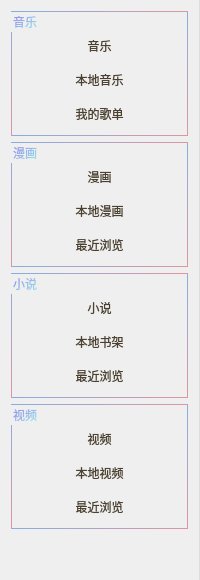
               <widget class="QFrame" name="frame_middle_left">
                <property name="sizePolicy">
                 <sizepolicy hsizetype="Preferred" vsizetype="Expanding">
                  <horstretch>0</horstretch>
                  <verstretch>0</verstretch>
                 </sizepolicy>
                </property>
                <property name="minimumSize">
                 <size>
                  <width>200</width>
                  <height>0</height>
                 </size>
                </property>
                <property name="maximumSize">
                 <size>
                  <width>16777215</width>
                  <height>16777215</height>
                 </size>
                </property>
                <property name="mouseTracking">
                 <bool>true</bool>
                </property>
                <property name="contextMenuPolicy">
                 <enum>Qt::DefaultContextMenu</enum>
                </property>
                <property name="styleSheet">
                 <string notr="true">QFrame{
position:fixed;
border:0;
border-right: 1px solid rgb(221, 221, 221); 
top:0;
}

QPushButton{
	border:none;
	border-radius:10px;
	color: qlineargradient(spread:pad, x1:0, y1:0, x2:1, y2:1, stop:0 rgba(0, 0, 0, 255), stop:1 rgba(75, 65, 49, 255));
	font: 10pt &quot;本墨字语&quot;;
	text-align :center;
}
QPushButton:hover{  
	color: qlineargradient(spread:pad, x1:0, y1:0, x2:1, y2:1, stop:0 rgba(214, 87, 255, 255), stop:0.852273 rgba(27, 130, 255, 255));

	padding-bottom:3px; 
}
QPushButton:focus {
	color: qlineargradient(spread:pad, x1:0, y1:0, x2:1, y2:1, stop:0.369318 rgba(136, 147, 255, 255), stop:1 rgba(137, 255, 151, 255));
      outline: 0px;
    }
QPushButton:pressed{ 
	
	color: qlineargradient(spread:pad, x1:0, y1:0, x2:1, y2:1, stop:0 rgba(153, 210, 192, 255), stop:1 rgba(172, 222, 255, 255));
}
QGroupBox{
	color:qlineargradient(spread:pad, x1:0, y1:0, x2:1, y2:1, stop:0 rgba(149, 133, 239, 255), stop:1 rgba(153, 237, 231, 255));
	border: 1px solid   qlineargradient(spread:pad, x1:0, y1:0, x2:1, y2:1, stop:0 rgba(89, 188, 255, 255), stop:0.931818 rgba(255, 139, 141, 255));
	padding-top:10px;
	font: 11pt &quot;海报总动员之正体字&quot;;

}</string>
                </property>
                <property name="frameShape">
                 <enum>QFrame::StyledPanel</enum>
                </property>
                <property name="frameShadow">
                 <enum>QFrame::Raised</enum>
                </property>
                <layout class="QVBoxLayout" name="verticalLayout_6">
                 <item>
                  <widget class="QGroupBox" name="groupBox_music">
                   <property name="sizePolicy">
                    <sizepolicy hsizetype="Preferred" vsizetype="Fixed">
                     <horstretch>0</horstretch>
                     <verstretch>0</verstretch>
                    </sizepolicy>
                   </property>
                   <property name="maximumSize">
                    <size>
                     <width>16777215</width>
                     <height>125</height>
                    </size>
                   </property>
                   <property name="styleSheet">
                    <string notr="true"/>
                   </property>
                   <property name="title">
                    <string>音乐</string>
                   </property>
                   <layout class="QVBoxLayout" name="verticalLayout_7">
                    <property name="spacing">
                     <number>6</number>
                    </property>
                    <property name="leftMargin">
                     <number>9</number>
                    </property>
                    <property name="topMargin">
                     <number>9</number>
                    </property>
                    <property name="rightMargin">
                     <number>9</number>
                    </property>
                    <property name="bottomMargin">
                     <number>9</number>
                    </property>
                    <item>
                     <widget class="QPushButton" name="pushButton_music_1">
                      <property name="sizePolicy">
                       <sizepolicy hsizetype="Minimum" vsizetype="Fixed">
                        <horstretch>0</horstretch>
                        <verstretch>0</verstretch>
                       </sizepolicy>
                      </property>
                      <property name="minimumSize">
                       <size>
                        <width>0</width>
                        <height>30</height>
                       </size>
                      </property>
                      <property name="text">
                       <string>音乐</string>
                      </property>
                     </widget>
                    </item>
                    <item>
                     <widget class="QPushButton" name="pushButton_music_2">
                      <property name="sizePolicy">
                       <sizepolicy hsizetype="Minimum" vsizetype="Fixed">
                        <horstretch>0</horstretch>
                        <verstretch>0</verstretch>
                       </sizepolicy>
                      </property>
                      <property name="minimumSize">
                       <size>
                        <width>0</width>
                        <height>30</height>
                       </size>
                      </property>
                      <property name="text">
                       <string>本地音乐</string>
                      </property>
                     </widget>
                    </item>
                    <item>
                     <widget class="QPushButton" name="pushButton_music_3">
                      <property name="sizePolicy">
                       <sizepolicy hsizetype="Minimum" vsizetype="Fixed">
                        <horstretch>0</horstretch>
                        <verstretch>0</verstretch>
                       </sizepolicy>
                      </property>
                      <property name="minimumSize">
                       <size>
                        <width>0</width>
                        <height>30</height>
                       </size>
                      </property>
                      <property name="text">
                       <string>我的歌单</string>
                      </property>
                     </widget>
                    </item>
                   </layout>
                  </widget>
                 </item>
                 <item>
                  <widget class="QGroupBox" name="groupBox_cartoon">
                   <property name="maximumSize">
                    <size>
                     <width>16777215</width>
                     <height>125</height>
                    </size>
                   </property>
                   <property name="title">
                    <string>漫画</string>
                   </property>
                   <layout class="QVBoxLayout" name="verticalLayout_8">
                    <item>
                     <widget class="QPushButton" name="pushButton_cartoon_1">
                      <property name="sizePolicy">
                       <sizepolicy hsizetype="Minimum" vsizetype="Fixed">
                        <horstretch>0</horstretch>
                        <verstretch>0</verstretch>
                       </sizepolicy>
                      </property>
                      <property name="minimumSize">
                       <size>
                        <width>0</width>
                        <height>30</height>
                       </size>
                      </property>
                      <property name="text">
                       <string>漫画</string>
                      </property>
                     </widget>
                    </item>
                    <item>
                     <widget class="QPushButton" name="pushButton_cartoon_2">
                      <property name="sizePolicy">
                       <sizepolicy hsizetype="Minimum" vsizetype="Fixed">
                        <horstretch>0</horstretch>
                        <verstretch>0</verstretch>
                       </sizepolicy>
                      </property>
                      <property name="minimumSize">
                       <size>
                        <width>0</width>
                        <height>30</height>
                       </size>
                      </property>
                      <property name="text">
                       <string>本地漫画</string>
                      </property>
                     </widget>
                    </item>
                    <item>
                     <widget class="QPushButton" name="pushButton_cartoon_3">
                      <property name="sizePolicy">
                       <sizepolicy hsizetype="Minimum" vsizetype="Fixed">
                        <horstretch>0</horstretch>
                        <verstretch>0</verstretch>
                       </sizepolicy>
                      </property>
                      <property name="minimumSize">
                       <size>
                        <width>0</width>
                        <height>30</height>
                       </size>
                      </property>
                      <property name="text">
                       <string>最近浏览</string>
                      </property>
                     </widget>
                    </item>
                   </layout>
                  </widget>
                 </item>
                 <item>
                  <widget class="QGroupBox" name="groupBox_novel">
                   <property name="sizePolicy">
                    <sizepolicy hsizetype="Preferred" vsizetype="Fixed">
                     <horstretch>0</horstretch>
                     <verstretch>0</verstretch>
                    </sizepolicy>
                   </property>
                   <property name="maximumSize">
                    <size>
                     <width>16777215</width>
                     <height>125</height>
                    </size>
                   </property>
                   <property name="title">
                    <string>小说</string>
                   </property>
                   <layout class="QVBoxLayout" name="verticalLayout_9">
                    <item>
                     <widget class="QPushButton" name="groupBox_novel_1">
                      <property name="sizePolicy">
                       <sizepolicy hsizetype="Minimum" vsizetype="Fixed">
                        <horstretch>0</horstretch>
                        <verstretch>0</verstretch>
                       </sizepolicy>
                      </property>
                      <property name="minimumSize">
                       <size>
                        <width>0</width>
                        <height>30</height>
                       </size>
                      </property>
                      <property name="text">
                       <string>小说</string>
                      </property>
                     </widget>
                    </item>
                    <item>
                     <widget class="QPushButton" name="groupBox_novel_2">
                      <property name="sizePolicy">
                       <sizepolicy hsizetype="Minimum" vsizetype="Fixed">
                        <horstretch>0</horstretch>
                        <verstretch>0</verstretch>
                       </sizepolicy>
                      </property>
                      <property name="minimumSize">
                       <size>
                        <width>0</width>
                        <height>30</height>
                       </size>
                      </property>
                      <property name="text">
                       <string>本地书架</string>
                      </property>
                     </widget>
                    </item>
                    <item>
                     <widget class="QPushButton" name="groupBox_novel_3">
                      <property name="sizePolicy">
                       <sizepolicy hsizetype="Minimum" vsizetype="Fixed">
                        <horstretch>0</horstretch>
                        <verstretch>0</verstretch>
                       </sizepolicy>
                      </property>
                      <property name="minimumSize">
                       <size>
                        <width>0</width>
                        <height>30</height>
                       </size>
                      </property>
                      <property name="text">
                       <string>最近浏览</string>
                      </property>
                     </widget>
                    </item>
                   </layout>
                  </widget>
                 </item>
                 <item>
                  <widget class="QGroupBox" name="groupBox_vudio">
                   <property name="sizePolicy">
                    <sizepolicy hsizetype="Preferred" vsizetype="Fixed">
                     <horstretch>0</horstretch>
                     <verstretch>0</verstretch>
                    </sizepolicy>
                   </property>
                   <property name="maximumSize">
                    <size>
                     <width>16777215</width>
                     <height>125</height>
                    </size>
                   </property>
                   <property name="title">
                    <string>视频</string>
                   </property>
                   <layout class="QVBoxLayout" name="verticalLayout_10">
                    <item>
                     <widget class="QPushButton" name="groupBox_vudio_1">
                      <property name="sizePolicy">
                       <sizepolicy hsizetype="Minimum" vsizetype="Fixed">
                        <horstretch>0</horstretch>
                        <verstretch>0</verstretch>
                       </sizepolicy>
                      </property>
                      <property name="minimumSize">
                       <size>
                        <width>0</width>
                        <height>30</height>
                       </size>
                      </property>
                      <property name="text">
                       <string>视频</string>
                      </property>
                     </widget>
                    </item>
                    <item>
                     <widget class="QPushButton" name="groupBox_vudio_2">
                      <property name="sizePolicy">
                       <sizepolicy hsizetype="Minimum" vsizetype="Fixed">
                        <horstretch>0</horstretch>
                        <verstretch>0</verstretch>
                       </sizepolicy>
                      </property>
                      <property name="minimumSize">
                       <size>
                        <width>0</width>
                        <height>30</height>
                       </size>
                      </property>
                      <property name="text">
                       <string>本地视频</string>
                      </property>
                     </widget>
                    </item>
                    <item>
                     <widget class="QPushButton" name="groupBox_vudio_3">
                      <property name="sizePolicy">
                       <sizepolicy hsizetype="Minimum" vsizetype="Fixed">
                        <horstretch>0</horstretch>
                        <verstretch>0</verstretch>
                       </sizepolicy>
                      </property>
                      <property name="minimumSize">
                       <size>
                        <width>0</width>
                        <height>30</height>
                       </size>
                      </property>
                      <property name="text">
                       <string>最近浏览</string>
                      </property>
                     </widget>
                    </item>
                   </layout>
                  </widget>
                 </item>
                 <item>
                  <spacer name="verticalSpacer">
                   <property name="orientation">
                    <enum>Qt::Vertical</enum>
                   </property>
                   <property name="sizeHint" stdset="0">
                    <size>
                     <width>20</width>
                     <height>40</height>
                    </size>
                   </property>
                  </spacer>
                 </item>
                </layout>
               </widget>
